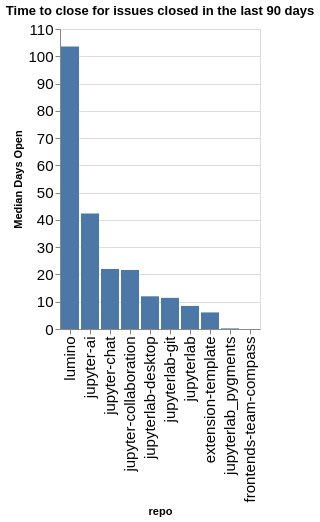

Here is the notebook cell this chart was saved with:
### Code cell
time_open = closed.groupby(['org', 'repo']).agg({'time_open': 'median'}).reset_index()
time_open['time_open'] = time_open['time_open'] / (60 * 60 * 24)
time_open['org/repo'] = time_open.apply(lambda a: a['org'] + '/' + a['repo'], axis=1)
sorted_vals = time_open.sort_values(['org', 'time_open'], ascending=False)['repo'].values
alt.Chart(data=time_open, title=f"Time to close for issues closed in the last {n_days} days").mark_bar().encode(
    x=alt.X('repo', sort=alt.Sort(sorted_vals.tolist())),
    y=alt.Y('time_open', title="Median Days Open"),
)

### Figure 1 — Vega-Lite specification as saved in the notebook (floating-point values rounded to 4 significant figures)
{"config": {"axisLeft": {"labelFontSize": 15}, "axisBottom": {"labelFontSize": 15}}, "data": {"name": "data-6d39339cac0cdb4328220f636e93c898"}, "mark": {"type": "bar"}, "encoding": {"x": {"field": "repo", "sort": ["lumino", "jupyter-ai", "jupyter-chat", "jupyter-collaboration", "jupyterlab-desktop", "jupyterlab-git", "jupyterlab", "extension-template", "jupyterlab_pygments", "frontends-team-compass"], "type": "nominal"}, "y": {"field": "time_open", "title": "Median Days Open", "type": "quantitative"}}, "title": "Time to close for issues closed in the last 90 days", "$schema": "https://vega.github.io/schema/vega-lite/v5.20.1.json", "datasets": {"data-6d39339cac0cdb4328220f636e93c898": [{"org": "jupyterlab", "repo": "extension-template", "time_open": 6.079, "org/repo": "jupyterlab/extension-template"}, {"org": "jupyterlab", "repo": "frontends-team-compass", "time_open": 0.005683, "org/repo": "jupyterlab/frontends-team-compass"}, {"org": "jupyterlab", "repo": "jupyter-ai", "time_open": 42.32, "org/repo": "jupyterlab/jupyter-ai"}, {"org": "jupyterlab", "repo": "jupyter-chat", "time_open": 21.95, "org/repo": "jupyterlab/jupyter-chat"}, {"org": "jupyterlab", "repo": "jupyter-collaboration", "time_open": 21.6, "org/repo": "jupyterlab/jupyter-collaboration"}, {"org": "jupyterlab", "repo": "jupyterlab", "time_open": 8.46, "org/repo": "jupyterlab/jupyterlab"}, {"org": "jupyterlab", "repo": "jupyterlab-desktop", "time_open": 11.99, "org/repo": "jupyterlab/jupyterlab-desktop"}, {"org": "jupyterlab", "repo": "jupyterlab-git", "time_open": 11.42, "org/repo": "jupyterlab/jupyterlab-git"}, {"org": "jupyterlab", "repo": "jupyterlab_pygments", "time_open": 0.2235, "org/repo": "jupyterlab/jupyterlab_pygments"}, {"org": "jupyterlab", "repo": "lumino", "time_open": 103.6, "org/repo": "jupyterlab/lumino"}]}}
